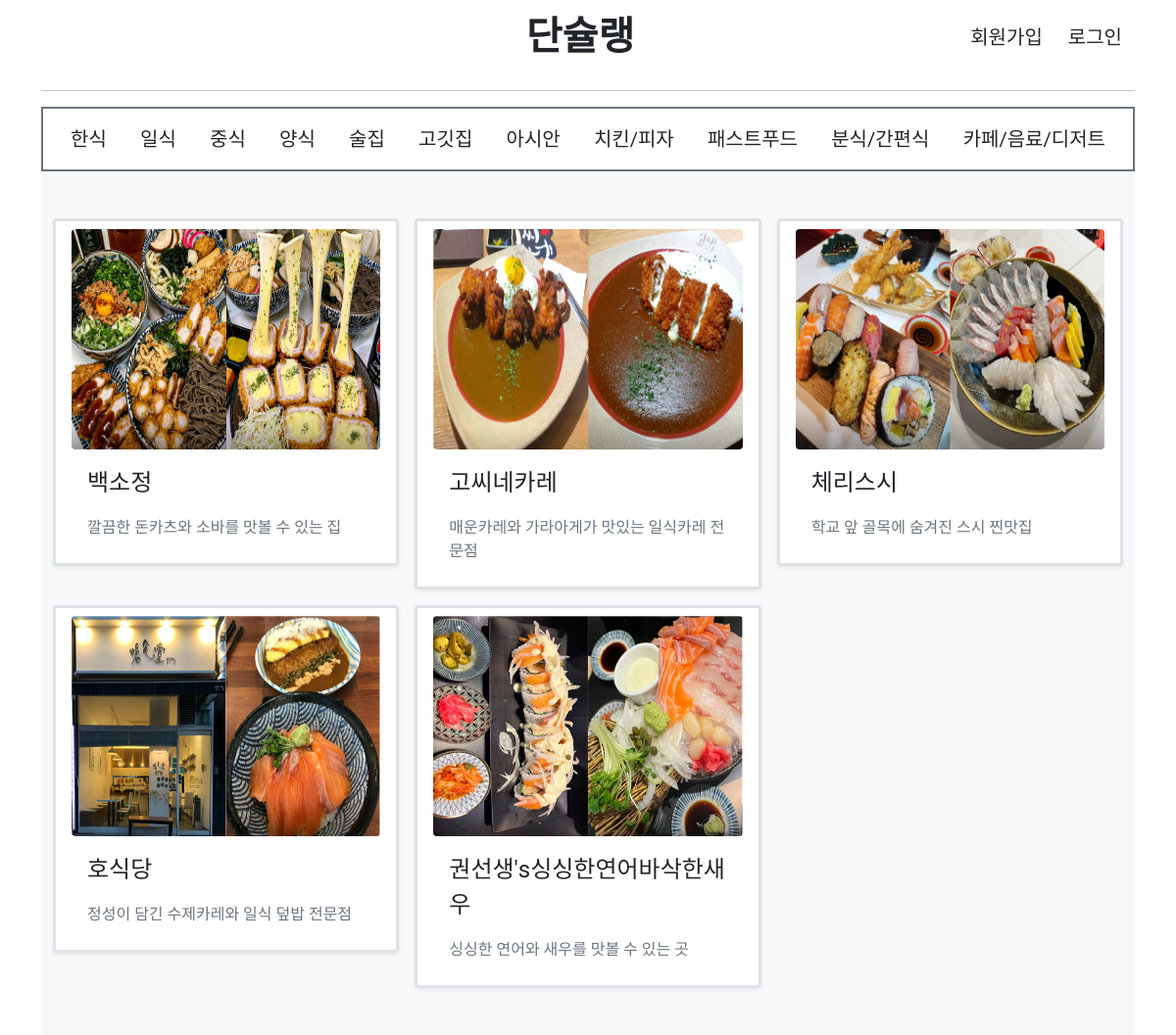
/list/type/2/, run on the app's committed database.
### mainapp/models.py (models this page shows, shortened)
class Post(models.Model):
    category = models.IntegerField() # 1~12까지로 한식부터 카페까지 구분하기 위한 필드
    subject = models.CharField(max_length=200) # 가게이름
    location = models.CharField(max_length=200) # 주소
    callnum = models.CharField(max_length=200) # 전화번호
    timeinfo = models.CharField(max_length=200) # 영업시간
    urlinfo = models.CharField(max_length=200) # URL
    menu = models.TextField() # 메뉴
    review = models.TextField() # 총평
    image = models.ImageField(blank=True, upload_to='media/') # 썸네일사진
    summary = models.CharField(max_length=200) # 썸네일텍스트
    voter = models.ManyToManyField(User, blank=True)  # 추천인

### mainapp/views.py (the view)
# urls.py: path('list/type/<int:post_category>/', views.list, name='list'),
def list(request, post_category):
    post_list = Post.objects.filter(category=post_category)
    context = {'post_list': post_list}
    return render(request, 'mainapp/list.html', context)

### templates/mainapp/list.html (shortened to what this page needs)
{% extends 'base.html' %}
{% block content %}
{% if post_list %}
<div class="album py-5 bg-light">
    <div class="container">
        <div class="row row-cols-1 row-cols-sm-2 row-cols-md-3 g-3">
            {% for post in post_list %}
            <div class="col">
                <a href="{% url 'main:detail' post.id %}" class="card shadow-sm fs-5 nav-link text-dark border border-3 border-drak">
                    <img class="rounded" width="100%" height="225" src="/media/{{post.image}}" alt="korean_post">
                    <div class="card-body">
                        <p class="card-text fs-4">{{ post.subject }}</p>
                        <div class="d-flex justify-content-between align-items-center">
                            <small class="text-muted fs-6">{{ post.summary }}</small>
                        </div>
                    </div>
                </a>
            </div>
            {% endfor %}
        </div>
    </div>
</div>
{% else %}
<br><br><br><br><br>
<p class="fs-2 text-secondary text-center">준비중입니다.</p>
{% endif %}
{% endblock %}

### static/style.css (style rules this page uses)
body { font-family: 'Do Hyeon', sans-serif !important; }

### data on the page
Post: image (picture), subject "백소정", summary "깔끔한 돈카츠와 소바를 맛볼 수 있는 집"
Post: image (picture), subject "고씨네카레", summary "매운카레와 가라아게가 맛있는 일식카레 전문점"
Post: image (picture), subject "체리스시", summary "학교 앞 골목에 숨겨진 스시 찐맛집"
Post: image (picture), subject "호식당", summary "정성이 담긴 수제카레와 일식 덮밥 전문점"
Post: image (picture), subject "권선생's싱싱한연어바삭한새우", summary "싱싱한 연어와 새우를 맛볼 수 있는 곳"
